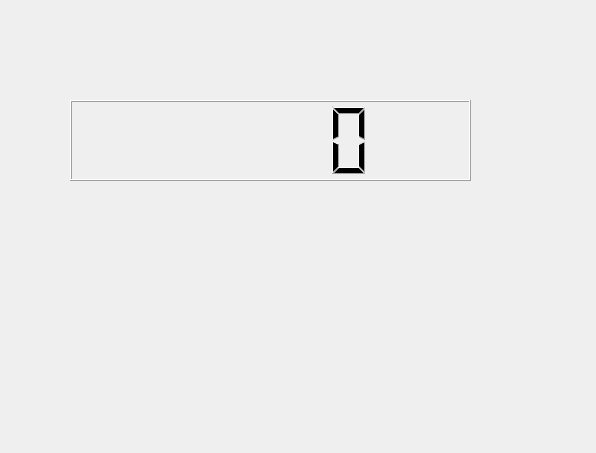
<?xml version="1.0" encoding="UTF-8"?>
<ui version="4.0">
 <class>Widget</class>
 <widget class="QWidget" name="Widget">
  <property name="geometry">
   <rect>
    <x>0</x>
    <y>0</y>
    <width>596</width>
    <height>453</height>
   </rect>
  </property>
  <property name="windowTitle">
   <string>Widget</string>
  </property>
  <widget class="QLCDNumber" name="lcdNumber">
   <property name="geometry">
    <rect>
     <x>70</x>
     <y>100</y>
     <width>401</width>
     <height>81</height>
    </rect>
   </property>
  </widget>
 </widget>
 <resources/>
 <connections/>
</ui>
